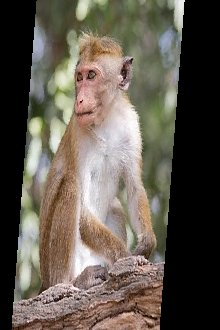
#> input picture images/monkey_distorted.jpg, 220 x 330 px
$ python 01.py
#> lines starting #> are read from the running program, lines starting #| are printed output that depends on the picture
"""
1. Import two Images
2. Convert to grayscale
3. Initiate ORB detector
4. Find key points and describe
5. Match Keypoints - Brute force matcher
6. RANSAC (reject bad keypoints)
7. Register two images (use homology)

"""
# %%
import cv2
import numpy as np
import matplotlib.pyplot as plt

# %%
# 1. Import two Images
im1 = cv2.imread('../images/monkey_distorted.jpg')
#> im1 is the input picture: shape (330, 220, 3); mean B, G, R 79, 89.4, 97
im2 = cv2.imread('../images/monkey.jpg')
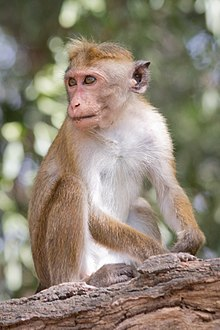
#> input picture images/monkey.jpg, 220 x 330 px
#> im2 is the input picture: shape (330, 220, 3); mean B, G, R 116.5, 132.2, 143.4

# 2. Convert to grayscale
img1 = cv2.cvtColor(im1, cv2.COLOR_BGR2GRAY)
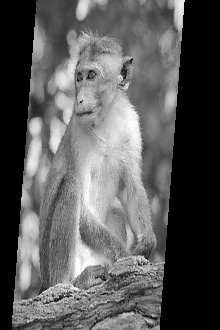
#> img1: shape (330, 220); min 0, max 255, mean 90.5
img2 = cv2.cvtColor(im2, cv2.COLOR_BGR2GRAY)
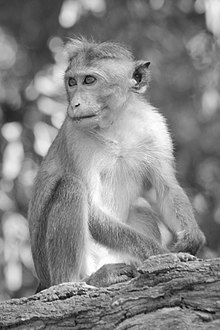
#> img2: shape (330, 220); min 5, max 255, mean 133.8

# Initiate ORB detector
orb = cv2.ORB_create(500) #type: ignore

# 4. Find key points and describe
kp1, des1 = orb.detectAndCompute(img1, None)
#> kp1 = 440 keypoints; strongest (x, y, size): (60, 298, 31), (138, 264, 31), (64, 295, 31), (57, 297, 31)
kp2, des2 = orb.detectAndCompute(img2, None)
#> kp2 = 424 keypoints; strongest (x, y, size): (57, 296, 31), (60, 297, 31), (74, 293, 31), (76, 292, 31)

# img3 = cv2.drawKeypoints(img1, kp1, None, flags=cv2.DRAW_MATCHES_FLAGS_DRAW_RICH_KEYPOINTS)  # type: ignore
# img4 = cv2.drawKeypoints(img2, kp2, None, flags=cv2.DRAW_MATCHES_FLAGS_DRAW_RICH_KEYPOINTS)  # type: ignore
# %%
# 5. Match Keypoints and Descriptors - Brute force matcher

bf =cv2.BFMatcher(cv2.DESCRIPTOR_MATCHER_BRUTEFORCE_HAMMING, crossCheck=True)

matches = bf.match(des1, des2, None)
#> matches = 150 matches

matches = sorted(matches, key=lambda x:x.distance)

# Draw matches
img_matches = cv2.drawMatches(im1, kp1, im2, kp2, matches[:10], None) # type: ignore
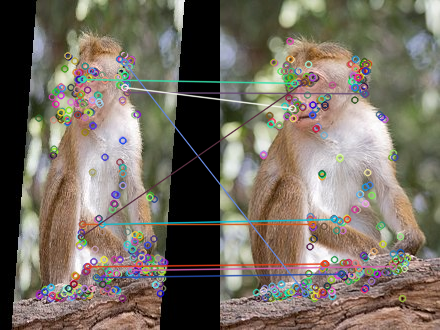
#> img_matches: shape (330, 440, 3); mean B, G, R 99.1, 110.7, 118.7

# 6. RANSAC (reject bad keypoints)
points1 = np.zeros((len(matches), 2), dtype=np.float32)
#> points1 = 150 pairs, first value 0 to 0, second value 0 to 0
points2 = np.zeros((len(matches), 2), dtype=np.float32)
#> points2 = 150 pairs, first value 0 to 0, second value 0 to 0


for i, match in enumerate(matches):
    points1[i, :] = kp1[match.queryIdx].pt
    points2[i, :] = kp2[match.trainIdx].pt
#> this loop made 150 passes
#> after the loop, points1 = 150 pairs, first value 39 to 162, second value 54.72 to 298; points2 = 150 pairs, first value 36 to 187, second value 58.75 to 298


# 7. Register two images (use homology)

h, mask = cv2.findHomography(points1, points2, cv2.RANSAC)
#> h = [[1.52, 0.121, -59.58], [-0.04, 0.973, 9.99], [-5.34e-05, 2.92e-05, 1]]; mask = 150 values, max 1 at index 0, min 0 at index 4, mean 0.313

height, width, channels = im2.shape
#> height = 330; width = 220; channels = 3

img1Reg = cv2.warpPerspective(im1, h, (width, height))
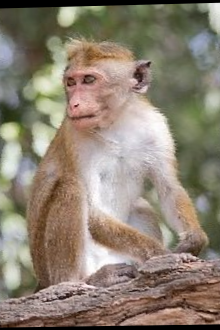
#> img1Reg: shape (330, 220, 3); mean B, G, R 113.9, 129.1, 140.3


# %%
cv2.imshow("Registered Image", img1Reg)
cv2.imshow("Keypoints matches", img_matches)
# cv2.imshow("img4", img4)
cv2.waitKey(0)
cv2.destroyAllWindows()
# %%
